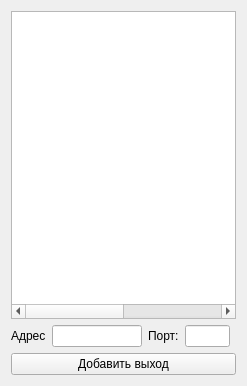
<?xml version="1.0" encoding="UTF-8"?>
<ui version="4.0">
 <class>MainWindow</class>
 <widget class="QWidget" name="MainWindow">
  <property name="geometry">
   <rect>
    <x>0</x>
    <y>0</y>
    <width>241</width>
    <height>386</height>
   </rect>
  </property>
  <property name="sizePolicy">
   <sizepolicy hsizetype="Preferred" vsizetype="Preferred">
    <horstretch>0</horstretch>
    <verstretch>0</verstretch>
   </sizepolicy>
  </property>
  <property name="windowTitle">
   <string>UDP передатчик</string>
  </property>
  <property name="styleSheet">
   <string notr="true"/>
  </property>
  <layout class="QGridLayout" name="gridLayout">
   <item row="0" column="0" colspan="2">
    <widget class="QTableWidget" name="tableTransmits">
     <property name="contextMenuPolicy">
      <enum>Qt::CustomContextMenu</enum>
     </property>
     <property name="sizeAdjustPolicy">
      <enum>QAbstractScrollArea::AdjustToContents</enum>
     </property>
     <property name="editTriggers">
      <set>QAbstractItemView::NoEditTriggers</set>
     </property>
     <property name="selectionBehavior">
      <enum>QAbstractItemView::SelectRows</enum>
     </property>
     <property name="textElideMode">
      <enum>Qt::ElideMiddle</enum>
     </property>
     <property name="rowCount">
      <number>0</number>
     </property>
     <property name="columnCount">
      <number>2</number>
     </property>
     <attribute name="horizontalHeaderVisible">
      <bool>false</bool>
     </attribute>
     <attribute name="horizontalHeaderCascadingSectionResizes">
      <bool>false</bool>
     </attribute>
     <attribute name="horizontalHeaderDefaultSectionSize">
      <number>130</number>
     </attribute>
     <attribute name="horizontalHeaderHighlightSections">
      <bool>false</bool>
     </attribute>
     <attribute name="horizontalHeaderMinimumSectionSize">
      <number>10</number>
     </attribute>
     <attribute name="horizontalHeaderStretchLastSection">
      <bool>true</bool>
     </attribute>
     <attribute name="verticalHeaderVisible">
      <bool>false</bool>
     </attribute>
     <attribute name="verticalHeaderDefaultSectionSize">
      <number>20</number>
     </attribute>
     <attribute name="verticalHeaderMinimumSectionSize">
      <number>20</number>
     </attribute>
     <column>
      <property name="text">
       <string>Адрес</string>
      </property>
     </column>
     <column>
      <property name="text">
       <string>Порт</string>
      </property>
     </column>
    </widget>
   </item>
   <item row="1" column="0">
    <layout class="QHBoxLayout" name="horizontalLayout_2">
     <item>
      <layout class="QHBoxLayout" name="horizontalLayout">
       <item>
        <widget class="QLabel" name="label_2">
         <property name="text">
          <string>Адрес</string>
         </property>
        </widget>
       </item>
       <item>
        <widget class="QLineEdit" name="adrr">
         <property name="sizePolicy">
          <sizepolicy hsizetype="Fixed" vsizetype="Fixed">
           <horstretch>0</horstretch>
           <verstretch>0</verstretch>
          </sizepolicy>
         </property>
         <property name="minimumSize">
          <size>
           <width>90</width>
           <height>0</height>
          </size>
         </property>
         <property name="maximumSize">
          <size>
           <width>90</width>
           <height>16777215</height>
          </size>
         </property>
         <property name="text">
          <string/>
         </property>
        </widget>
       </item>
      </layout>
     </item>
     <item>
      <widget class="QLabel" name="label">
       <property name="text">
        <string>Порт:</string>
       </property>
      </widget>
     </item>
     <item>
      <widget class="QLineEdit" name="port">
       <property name="sizePolicy">
        <sizepolicy hsizetype="Fixed" vsizetype="Fixed">
         <horstretch>0</horstretch>
         <verstretch>0</verstretch>
        </sizepolicy>
       </property>
       <property name="minimumSize">
        <size>
         <width>45</width>
         <height>0</height>
        </size>
       </property>
       <property name="maximumSize">
        <size>
         <width>45</width>
         <height>16777215</height>
        </size>
       </property>
       <property name="text">
        <string/>
       </property>
      </widget>
     </item>
    </layout>
   </item>
   <item row="2" column="0" colspan="2">
    <widget class="QPushButton" name="addSender">
     <property name="styleSheet">
      <string notr="true"/>
     </property>
     <property name="text">
      <string>Добавить выход</string>
     </property>
    </widget>
   </item>
  </layout>
 </widget>
 <resources/>
 <connections/>
</ui>
